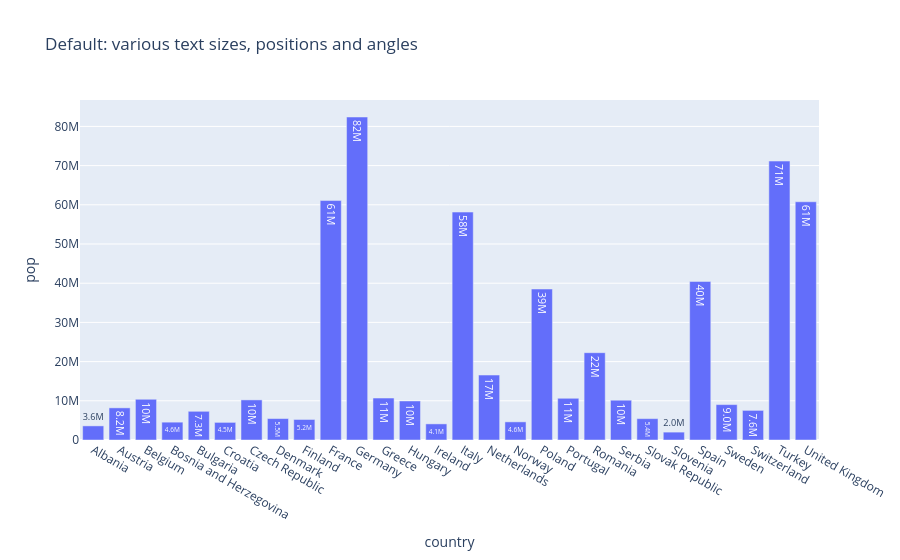

The code cell stored with this chart in its notebook:
### Markdown cell above
### Bar plot

### Code cell
df = px.data.gapminder().query("continent == 'Europe' and year == 2007 and pop > 2.e6")
fig = px.bar(df, y='pop', x='country', text_auto='.2s',
            title="Default: various text sizes, positions and angles")
fig.show()

### Figure 1 — Plotly figure (JSON) as saved in the notebook; plotly's stock layout.template omitted (floating-point values rounded to 4 significant figures)
{"data": [{"hovertemplate": "country=%{x}<br>pop=%{y}<extra></extra>", "legendgroup": "", "marker": {"color": "#636efa", "pattern": {"shape": ""}}, "name": "", "orientation": "v", "showlegend": false, "textposition": "auto", "texttemplate": "%{y:.2s}", "type": "bar", "x": ["Albania", "Austria", "Belgium", "Bosnia and Herzegovina", "Bulgaria", "Croatia", "Czech Republic", "Denmark", "Finland", "France", "Germany", "Greece", "Hungary", "Ireland", "Italy", "Netherlands", "Norway", "Poland", "Portugal", "Romania", "Serbia", "Slovak Republic", "Slovenia", "Spain", "Sweden", "Switzerland", "Turkey", "United Kingdom"], "xaxis": "x", "y": [3600523, 8199783, 10392226, 4552198, 7322858, 4493312, 10228744, 5468120, 5238460, 61083916, 82400996, 10706290, 9956108, 4109086, 58147733, 16570613, 4627926, 38518241, 10642836, 22276056, 10150265, 5447502, 2009245, 40448191, 9031088, 7554661, 71158647, 60776238], "yaxis": "y"}], "layout": {"barmode": "relative", "legend": {"tracegroupgap": 0}, "title": {"text": "Default: various text sizes, positions and angles"}, "xaxis": {"anchor": "y", "domain": [0, 1], "title": {"text": "country"}}, "yaxis": {"anchor": "x", "domain": [0, 1], "title": {"text": "pop"}}}}
